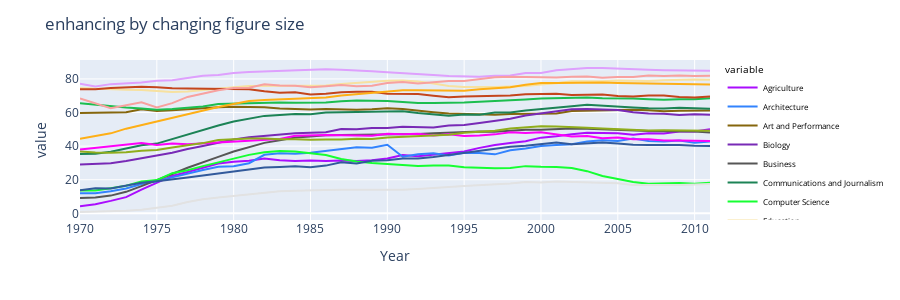

Here is the notebook cell this chart was saved with:
### Code cell
fig_hide = px.line(degree_gender_ratio, x='Year', y=[x for x in degree_gender_ratio.columns[1:]],color_discrete_sequence=px.colors.qualitative.Alphabet)
fig_hide.update_layout(legend = dict(font = dict(size = 8, color = "black")),
                  legend_title = dict(font = dict(size = 10)))


fig_hide.update_layout(
    height = 300,
    title = "enhancing by changing figure size"
)

fig_hide.show()

### Figure 1 — Plotly figure (JSON) as saved in the notebook; plotly's stock layout.template omitted (floating-point values rounded to 4 significant figures)
{"data": [{"hovertemplate": "variable=Agriculture<br>Year=%{x}<br>value=%{y}<extra></extra>", "legendgroup": "Agriculture", "line": {"color": "#AA0DFE", "dash": "solid"}, "marker": {"symbol": "circle"}, "mode": "lines", "name": "Agriculture", "orientation": "v", "showlegend": true, "type": "scatter", "x": [1970, 1971, 1972, 1973, 1974, 1975, 1976, 1977, 1978, 1979, 1980, 1981, 1982, 1983, 1984, 1985, 1986, 1987, 1988, 1989, 1990, 1991, 1992, 1993, 1994, 1995, 1996, 1997, 1998, 1999, 2000, 2001, 2002, 2003, 2004, 2005, 2006, 2007, 2008, 2009, 2010, 2011], "xaxis": "x", "y": [4.23, 5.453, 7.421, 9.654, 14.07, 18.33, 22.25, 24.64, 27.15, 29.63, 30.76, 31.32, 32.64, 31.64, 31.09, 31.38, 31.2, 31.49, 31.09, 31.61, 32.7, 34.71, 33.93, 34.95, 36.03, 36.84, 38.97, 40.69, 41.91, 42.89, 45.06, 45.87, 47.13, 47.94, 47.89, 47.67, 46.79, 47.61, 47.57, 48.67, 48.73, 50.04], "yaxis": "y"}, {"hovertemplate": "variable=Architecture<br>Year=%{x}<br>value=%{y}<extra></extra>", "legendgroup": "Architecture", "line": {"color": "#3283FE", "dash": "solid"}, "marker": {"symbol": "circle"}, "mode": "lines", "name": "Architecture", "orientation": "v", "showlegend": true, "type": "scatter", "x": [1970, 1971, 1972, 1973, 1974, 1975, 1976, 1977, 1978, 1979, 1980, 1981, 1982, 1983, 1984, 1985, 1986, 1987, 1988, 1989, 1990, 1991, 1992, 1993, 1994, 1995, 1996, 1997, 1998, 1999, 2000, 2001, 2002, 2003, 2004, 2005, 2006, 2007, 2008, 2009, 2010, 2011], "xaxis": "x", "y": [11.92, 12.0, 13.21, 14.79, 17.44, 19.13, 21.39, 23.74, 25.85, 27.77, 28.08, 29.84, 34.82, 35.83, 35.45, 36.13, 37.24, 38.73, 39.4, 39.1, 40.82, 33.68, 35.2, 35.78, 34.43, 36.06, 35.93, 35.1, 37.6, 38.63, 40.02, 40.69, 41.13, 42.76, 43.47, 43.1, 44.5, 43.1, 42.71, 43.35, 42.07, 42.77], "yaxis": "y"}, {"hovertemplate": "variable=Art and Performance<br>Year=%{x}<br>value=%{y}<extra></extra>", "legendgroup": "Art and Performance", "line": {"color": "#85660D", "dash": "solid"}, "marker": {"symbol": "circle"}, "mode": "lines", "name": "Art and Performance", "orientation": "v", "showlegend": true, "type": "scatter", "x": [1970, 1971, 1972, 1973, 1974, 1975, 1976, 1977, 1978, 1979, 1980, 1981, 1982, 1983, 1984, 1985, 1986, 1987, 1988, 1989, 1990, 1991, 1992, 1993, 1994, 1995, 1996, 1997, 1998, 1999, 2000, 2001, 2002, 2003, 2004, 2005, 2006, 2007, 2008, 2009, 2010, 2011], "xaxis": "x", "y": [59.7, 59.9, 60.4, 60.2, 61.9, 60.9, 61.3, 62, 62.5, 63.2, 63.4, 63.3, 63.1, 62.4, 62.1, 61.8, 62.1, 61.7, 61.7, 62, 62.6, 62.1, 61, 60.2, 59.4, 59.2, 58.6, 58.7, 59.1, 59.2, 59.2, 59.4, 60.9, 61.1, 61.3, 61.4, 61.6, 61.4, 60.7, 61, 61.3, 61.2], "yaxis": "y"}, {"hovertemplate": "variable=Biology<br>Year=%{x}<br>value=%{y}<extra></extra>", "legendgroup": "Biology", "line": {"color": "#782AB6", "dash": "solid"}, "marker": {"symbol": "circle"}, "mode": "lines", "name": "Biology", "orientation": "v", "showlegend": true, "type": "scatter", "x": [1970, 1971, 1972, 1973, 1974, 1975, 1976, 1977, 1978, 1979, 1980, 1981, 1982, 1983, 1984, 1985, 1986, 1987, 1988, 1989, 1990, 1991, 1992, 1993, 1994, 1995, 1996, 1997, 1998, 1999, 2000, 2001, 2002, 2003, 2004, 2005, 2006, 2007, 2008, 2009, 2010, 2011], "xaxis": "x", "y": [29.09, 29.39, 29.81, 31.15, 33.0, 34.45, 36.07, 38.33, 40.11, 42.07, 44.0, 45.25, 45.97, 46.71, 47.67, 47.91, 48.3, 50.21, 50.1, 50.77, 50.82, 51.47, 51.35, 51.12, 52.25, 52.6, 53.79, 55.0, 56.35, 58.23, 59.39, 60.71, 61.9, 62.17, 61.91, 61.5, 60.17, 59.41, 59.31, 58.49, 59.01, 58.74], "yaxis": "y"}, {"hovertemplate": "variable=Business<br>Year=%{x}<br>value=%{y}<extra></extra>", "legendgroup": "Business", "line": {"color": "#565656", "dash": "solid"}, "marker": {"symbol": "circle"}, "mode": "lines", "name": "Business", "orientation": "v", "showlegend": true, "type": "scatter", "x": [1970, 1971, 1972, 1973, 1974, 1975, 1976, 1977, 1978, 1979, 1980, 1981, 1982, 1983, 1984, 1985, 1986, 1987, 1988, 1989, 1990, 1991, 1992, 1993, 1994, 1995, 1996, 1997, 1998, 1999, 2000, 2001, 2002, 2003, 2004, 2005, 2006, 2007, 2008, 2009, 2010, 2011], "xaxis": "x", "y": [9.064, 9.503, 10.56, 12.8, 16.2, 19.69, 23.43, 27.16, 30.53, 33.62, 36.77, 39.27, 41.95, 43.54, 45.12, 45.75, 46.53, 46.69, 46.76, 46.78, 47.2, 47.22, 47.22, 47.64, 47.98, 48.57, 48.65, 48.56, 49.26, 49.81, 49.8, 50.28, 50.55, 50.35, 49.95, 49.79, 49.21, 49.0, 48.89, 48.84, 48.76, 48.18], "yaxis": "y"}, {"hovertemplate": "variable=Communications and Journalism<br>Year=%{x}<br>value=%{y}<extra></extra>", "legendgroup": "Communications and Journalism", "line": {"color": "#1C8356", "dash": "solid"}, "marker": {"symbol": "circle"}, "mode": "lines", "name": "Communications and Journalism", "orientation": "v", "showlegend": true, "type": "scatter", "x": [1970, 1971, 1972, 1973, 1974, 1975, 1976, 1977, 1978, 1979, 1980, 1981, 1982, 1983, 1984, 1985, 1986, 1987, 1988, 1989, 1990, 1991, 1992, 1993, 1994, 1995, 1996, 1997, 1998, 1999, 2000, 2001, 2002, 2003, 2004, 2005, 2006, 2007, 2008, 2009, 2010, 2011], "xaxis": "x", "y": [35.3, 35.5, 36.6, 38.4, 40.5, 41.5, 44.3, 46.9, 49.9, 52.3, 54.7, 56.4, 58, 58.6, 59.1, 59, 60, 60.2, 60.4, 60.5, 60.8, 60.8, 59.7, 58.7, 58.1, 58.8, 58.7, 60, 60, 61.2, 61.9, 63, 63.7, 64.6, 64.2, 63.4, 63, 62.5, 62.4, 62.8, 62.5, 62.2], "yaxis": "y"}, {"hovertemplate": "variable=Computer Science<br>Year=%{x}<br>value=%{y}<extra></extra>", "legendgroup": "Computer Science", "line": {"color": "#16FF32", "dash": "solid"}, "marker": {"symbol": "circle"}, "mode": "lines", "name": "Computer Science", "orientation": "v", "showlegend": true, "type": "scatter", "x": [1970, 1971, 1972, 1973, 1974, 1975, 1976, 1977, 1978, 1979, 1980, 1981, 1982, 1983, 1984, 1985, 1986, 1987, 1988, 1989, 1990, 1991, 1992, 1993, 1994, 1995, 1996, 1997, 1998, 1999, 2000, 2001, 2002, 2003, 2004, 2005, 2006, 2007, 2008, 2009, 2010, 2011], "xaxis": "x", "y": [13.6, 13.6, 14.9, 16.4, 18.9, 19.8, 23.9, 25.7, 28.1, 30.2, 32.5, 34.8, 36.3, 37.1, 36.8, 35.7, 34.7, 32.4, 30.8, 29.9, 29.4, 28.7, 28.2, 28.5, 28.5, 27.5, 27.1, 26.8, 27, 28.1, 27.7, 27.6, 27, 25.1, 22.2, 20.6, 18.6, 17.6, 17.8, 18.1, 17.6, 18.2], "yaxis": "y"}, {"hovertemplate": "variable=Education<br>Year=%{x}<br>value=%{y}<extra></extra>", "legendgroup": "Education", "line": {"color": "#F7E1A0", "dash": "solid"}, "marker": {"symbol": "circle"}, "mode": "lines", "name": "Education", "orientation": "v", "showlegend": true, "type": "scatter", "x": [1970, 1971, 1972, 1973, 1974, 1975, 1976, 1977, 1978, 1979, 1980, 1981, 1982, 1983, 1984, 1985, 1986, 1987, 1988, 1989, 1990, 1991, 1992, 1993, 1994, 1995, 1996, 1997, 1998, 1999, 2000, 2001, 2002, 2003, 2004, 2005, 2006, 2007, 2008, 2009, 2010, 2011], "xaxis": "x", "y": [74.54, 74.15, 73.55, 73.5, 73.34, 72.8, 72.17, 72.46, 73.19, 73.82, 74.98, 75.85, 75.84, 75.95, 75.87, 75.92, 76.14, 76.96, 77.63, 78.11, 78.87, 78.99, 78.44, 77.27, 75.81, 75.13, 75.04, 75.16, 75.49, 75.84, 76.69, 77.38, 78.64, 78.54, 78.65, 79.07, 78.69, 78.72, 79.2, 79.53, 79.62, 79.43], "yaxis": "y"}, {"hovertemplate": "variable=Engineering<br>Year=%{x}<br>value=%{y}<extra></extra>", "legendgroup": "Engineering", "line": {"color": "#E2E2E2", "dash": "solid"}, "marker": {"symbol": "circle"}, "mode": "lines", "name": "Engineering", "orientation": "v", "showlegend": true, "type": "scatter", "x": [1970, 1971, 1972, 1973, 1974, 1975, 1976, 1977, 1978, 1979, 1980, 1981, 1982, 1983, 1984, 1985, 1986, 1987, 1988, 1989, 1990, 1991, 1992, 1993, 1994, 1995, 1996, 1997, 1998, 1999, 2000, 2001, 2002, 2003, 2004, 2005, 2006, 2007, 2008, 2009, 2010, 2011], "xaxis": "x", "y": [0.8, 1, 1.2, 1.6, 2.2, 3.2, 4.5, 6.8, 8.4, 9.4, 10.3, 11.6, 12.4, 13.1, 13.5, 13.5, 13.9, 14, 13.9, 14.1, 14.1, 14, 14.5, 14.9, 15.7, 16.2, 16.7, 17, 17.8, 18.6, 18.4, 19, 18.7, 18.8, 18.2, 17.9, 16.8, 16.8, 16.5, 16.8, 17.2, 17.5], "yaxis": "y"}, {"hovertemplate": "variable=English<br>Year=%{x}<br>value=%{y}<extra></extra>", "legendgroup": "English", "line": {"color": "#1CBE4F", "dash": "solid"}, "marker": {"symbol": "circle"}, "mode": "lines", "name": "English", "orientation": "v", "showlegend": true, "type": "scatter", "x": [1970, 1971, 1972, 1973, 1974, 1975, 1976, 1977, 1978, 1979, 1980, 1981, 1982, 1983, 1984, 1985, 1986, 1987, 1988, 1989, 1990, 1991, 1992, 1993, 1994, 1995, 1996, 1997, 1998, 1999, 2000, 2001, 2002, 2003, 2004, 2005, 2006, 2007, 2008, 2009, 2010, 2011], "xaxis": "x", "y": [65.57, 64.56, 63.66, 62.94, 62.41, 61.65, 62.15, 62.72, 63.62, 65.09, 65.28, 65.84, 65.85, 65.92, 65.75, 65.8, 65.98, 66.71, 67.14, 67.02, 66.92, 66.24, 65.62, 65.73, 65.64, 65.94, 66.44, 66.79, 67.26, 67.82, 68.37, 68.58, 68.83, 68.89, 68.45, 68.57, 68.3, 67.87, 67.59, 67.97, 67.93, 68.43], "yaxis": "y"}, {"hovertemplate": "variable=Foreign Languages<br>Year=%{x}<br>value=%{y}<extra></extra>", "legendgroup": "Foreign Languages", "line": {"color": "#C4451C", "dash": "solid"}, "marker": {"symbol": "circle"}, "mode": "lines", "name": "Foreign Languages", "orientation": "v", "showlegend": true, "type": "scatter", "x": [1970, 1971, 1972, 1973, 1974, 1975, 1976, 1977, 1978, 1979, 1980, 1981, 1982, 1983, 1984, 1985, 1986, 1987, 1988, 1989, 1990, 1991, 1992, 1993, 1994, 1995, 1996, 1997, 1998, 1999, 2000, 2001, 2002, 2003, 2004, 2005, 2006, 2007, 2008, 2009, 2010, 2011], "xaxis": "x", "y": [73.8, 73.9, 74.6, 74.9, 75.3, 75, 74.4, 74.3, 74.3, 74.2, 74.1, 73.9, 72.7, 71.8, 72.1, 70.8, 71.2, 72, 72.3, 72.4, 71.2, 71.1, 71, 70, 69.1, 69.6, 69.7, 70, 70.1, 70.9, 70.9, 71.2, 70.5, 70.6, 70.8, 69.9, 69.6, 70.2, 70.2, 69.3, 69, 69.5], "yaxis": "y"}, {"hovertemplate": "variable=Health Professions<br>Year=%{x}<br>value=%{y}<extra></extra>", "legendgroup": "Health Professions", "line": {"color": "#DEA0FD", "dash": "solid"}, "marker": {"symbol": "circle"}, "mode": "lines", "name": "Health Professions", "orientation": "v", "showlegend": true, "type": "scatter", "x": [1970, 1971, 1972, 1973, 1974, 1975, 1976, 1977, 1978, 1979, 1980, 1981, 1982, 1983, 1984, 1985, 1986, 1987, 1988, 1989, 1990, 1991, 1992, 1993, 1994, 1995, 1996, 1997, 1998, 1999, 2000, 2001, 2002, 2003, 2004, 2005, 2006, 2007, 2008, 2009, 2010, 2011], "xaxis": "x", "y": [77.1, 75.5, 76.9, 77.4, 77.9, 78.9, 79.2, 80.5, 81.9, 82.3, 83.5, 84.1, 84.4, 84.6, 85.1, 85.3, 85.7, 85.5, 85.2, 84.6, 83.9, 83.5, 83, 82.4, 81.8, 81.5, 81.3, 81.9, 82.1, 83.5, 83.5, 85.1, 85.8, 86.5, 86.5, 86, 85.9, 85.4, 85.2, 85.1, 85, 84.8], "yaxis": "y"}, {"hovertemplate": "variable=Math and Statistics<br>Year=%{x}<br>value=%{y}<extra></extra>", "legendgroup": "Math and Statistics", "line": {"color": "#FE00FA", "dash": "solid"}, "marker": {"symbol": "circle"}, "mode": "lines", "name": "Math and Statistics", "orientation": "v", "showlegend": true, "type": "scatter", "x": [1970, 1971, 1972, 1973, 1974, 1975, 1976, 1977, 1978, 1979, 1980, 1981, 1982, 1983, 1984, 1985, 1986, 1987, 1988, 1989, 1990, 1991, 1992, 1993, 1994, 1995, 1996, 1997, 1998, 1999, 2000, 2001, 2002, 2003, 2004, 2005, 2006, 2007, 2008, 2009, 2010, 2011], "xaxis": "x", "y": [38, 39, 40.2, 40.9, 41.8, 40.7, 41.5, 41.1, 41.6, 42.3, 42.8, 43.2, 44, 44.3, 46.2, 46.5, 46.7, 46.5, 46.2, 46.2, 47.3, 47, 47.4, 46.4, 47, 46.1, 46.4, 47, 48.3, 47.8, 48.2, 47, 45.7, 46, 44.7, 45.1, 44.1, 44.1, 43.3, 43.3, 43.1, 43.1], "yaxis": "y"}, {"hovertemplate": "variable=Physical Sciences<br>Year=%{x}<br>value=%{y}<extra></extra>", "legendgroup": "Physical Sciences", "line": {"color": "#325A9B", "dash": "solid"}, "marker": {"symbol": "circle"}, "mode": "lines", "name": "Physical Sciences", "orientation": "v", "showlegend": true, "type": "scatter", "x": [1970, 1971, 1972, 1973, 1974, 1975, 1976, 1977, 1978, 1979, 1980, 1981, 1982, 1983, 1984, 1985, 1986, 1987, 1988, 1989, 1990, 1991, 1992, 1993, 1994, 1995, 1996, 1997, 1998, 1999, 2000, 2001, 2002, 2003, 2004, 2005, 2006, 2007, 2008, 2009, 2010, 2011], "xaxis": "x", "y": [13.8, 14.9, 14.8, 16.5, 18.2, 19.1, 20, 21.3, 22.5, 23.7, 24.6, 25.7, 27.3, 27.6, 28, 27.5, 28.4, 30.4, 29.7, 31.3, 31.6, 32.6, 32.6, 33.6, 34.8, 35.9, 37.3, 38.3, 39.7, 40.2, 41, 42.2, 41.1, 41.7, 42.1, 41.6, 40.8, 40.7, 40.7, 40.7, 40.2, 40.1], "yaxis": "y"}, {"hovertemplate": "variable=Psychology<br>Year=%{x}<br>value=%{y}<extra></extra>", "legendgroup": "Psychology", "line": {"color": "#FEAF16", "dash": "solid"}, "marker": {"symbol": "circle"}, "mode": "lines", "name": "Psychology", "orientation": "v", "showlegend": true, "type": "scatter", "x": [1970, 1971, 1972, 1973, 1974, 1975, 1976, 1977, 1978, 1979, 1980, 1981, 1982, 1983, 1984, 1985, 1986, 1987, 1988, 1989, 1990, 1991, 1992, 1993, 1994, 1995, 1996, 1997, 1998, 1999, 2000, 2001, 2002, 2003, 2004, 2005, 2006, 2007, 2008, 2009, 2010, 2011], "xaxis": "x", "y": [44.4, 46.2, 47.6, 50.4, 52.6, 54.5, 56.9, 59, 61.3, 63.3, 65.1, 66.9, 67.5, 67.9, 68.2, 69, 69, 70.1, 70.9, 71.6, 72.6, 73.2, 73.2, 73.1, 72.9, 73, 73.9, 74.4, 75.1, 76.5, 77.5, 77.5, 77.7, 77.8, 77.8, 77.5, 77.4, 77.1, 77.2, 77.1, 77, 76.7], "yaxis": "y"}, {"hovertemplate": "variable=Public Administration<br>Year=%{x}<br>value=%{y}<extra></extra>", "legendgroup": "Public Administration", "line": {"color": "#F8A19F", "dash": "solid"}, "marker": {"symbol": "circle"}, "mode": "lines", "name": "Public Administration", "orientation": "v", "showlegend": true, "type": "scatter", "x": [1970, 1971, 1972, 1973, 1974, 1975, 1976, 1977, 1978, 1979, 1980, 1981, 1982, 1983, 1984, 1985, 1986, 1987, 1988, 1989, 1990, 1991, 1992, 1993, 1994, 1995, 1996, 1997, 1998, 1999, 2000, 2001, 2002, 2003, 2004, 2005, 2006, 2007, 2008, 2009, 2010, 2011], "xaxis": "x", "y": [68.4, 65.5, 62.6, 64.3, 66.1, 63, 65.6, 69.3, 71.5, 73.3, 74.6, 74.7, 76.8, 76.1, 75.9, 75, 75.7, 76.4, 75.6, 76, 77.6, 78.2, 77.3, 78, 78.8, 78.8, 79.8, 81, 81.3, 81.1, 81.1, 80.9, 81.3, 81.5, 80.7, 81.2, 81.2, 82.1, 81.7, 82, 81.7, 81.9], "yaxis": "y"}, {"hovertemplate": "variable=Social Sciences and History<br>Year=%{x}<br>value=%{y}<extra></extra>", "legendgroup": "Social Sciences and History", "line": {"color": "#90AD1C", "dash": "solid"}, "marker": {"symbol": "circle"}, "mode": "lines", "name": "Social Sciences and History", "orientation": "v", "showlegend": true, "type": "scatter", "x": [1970, 1971, 1972, 1973, 1974, 1975, 1976, 1977, 1978, 1979, 1980, 1981, 1982, 1983, 1984, 1985, 1986, 1987, 1988, 1989, 1990, 1991, 1992, 1993, 1994, 1995, 1996, 1997, 1998, 1999, 2000, 2001, 2002, 2003, 2004, 2005, 2006, 2007, 2008, 2009, 2010, 2011], "xaxis": "x", "y": [36.8, 36.2, 36.1, 36.4, 37.3, 37.7, 39.2, 40.5, 41.8, 43.6, 44.2, 44.6, 44.6, 44.1, 44.1, 43.8, 44, 43.9, 44.4, 44.2, 45.1, 45.5, 45.8, 46.1, 46.8, 47.9, 48.7, 49.2, 50.5, 51.2, 51.8, 51.7, 51.5, 50.9, 50.5, 50, 49.8, 49.3, 49.4, 49.4, 49.3, 49.2], "yaxis": "y"}], "layout": {"height": 300, "legend": {"font": {"color": "black", "size": 8}, "title": {"font": {"size": 10}, "text": "variable"}, "tracegroupgap": 0}, "margin": {"t": 60}, "title": {"text": "enhancing by changing figure size"}, "xaxis": {"anchor": "y", "domain": [0, 1], "title": {"text": "Year"}}, "yaxis": {"anchor": "x", "domain": [0, 1], "title": {"text": "value"}}}}
